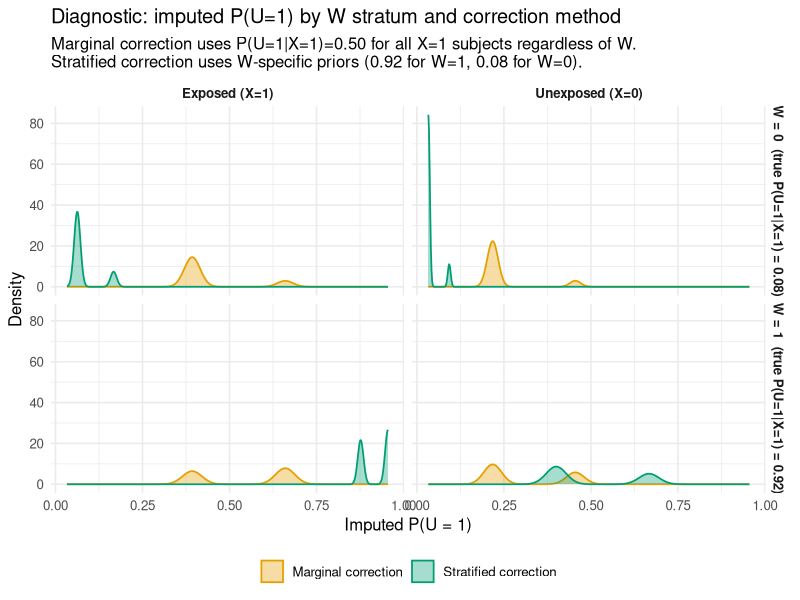
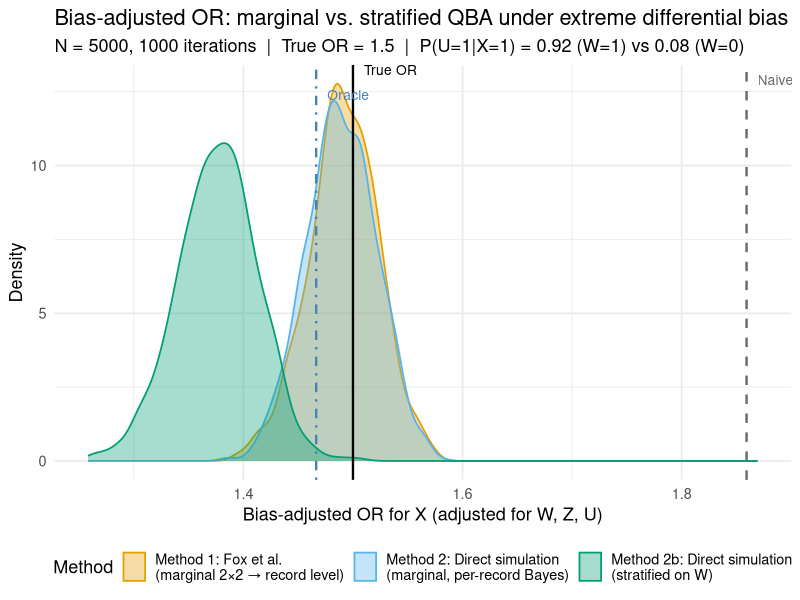
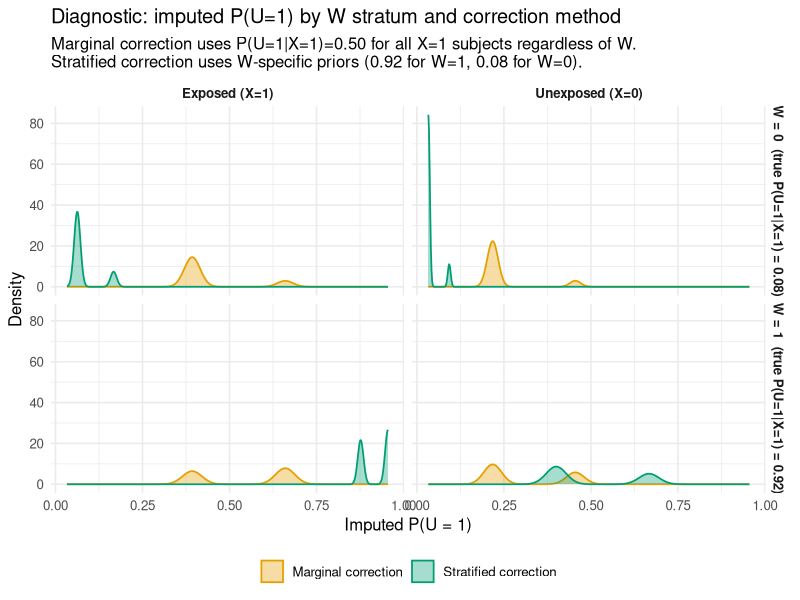
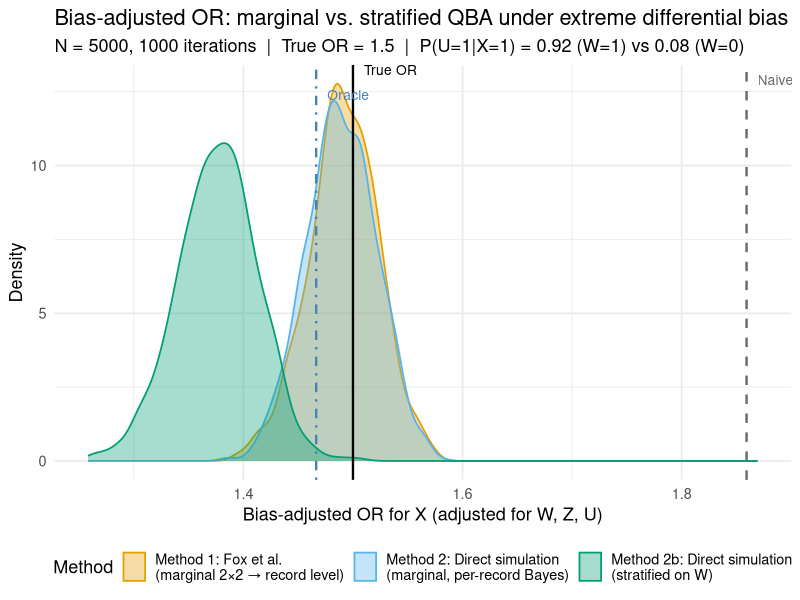

Source code (R) for these figures, in order:
# =============================================================================
# qba-differential-bias-demo.R
#
# Demonstrates the scenario where stratified QBA (Method 2b) clearly
# outperforms the standard marginal correction (Methods 1 & 2).
#
# WHY THE PREVIOUS SCRIPT DIDN'T SHOW A DIFFERENCE:
#   In qba-record-level-comparison.R the differential bias by W was modest
#   (P(U=1|X=1) ranging from 0.50 to 0.70 across W strata). When the bias
#   is that mild and W is in the final regression, the model partially absorbs
#   the imputation errors via the W coefficient. Methods converge.
#
# THE CONDITION THAT MAKES STRATIFICATION MATTER:
#   P(U=1|X) must vary SO dramatically across W that the marginal prior is
#   badly wrong for BOTH subgroups at once:
#
#     P(U=1|X=1, W=1) = 0.92   ← U almost certain among exposed, W=1
#     P(U=1|X=1, W=0) = 0.08   ← U rare among exposed, W=0
#     Marginal P(U=1|X=1)       = 0.50  ← wrong by ~0.40 for BOTH groups
#
#   Even with W in the final regression, such severe mis-imputation creates
#   a spurious U_sim–W correlation that the regression cannot fully untangle.
#
# SETUP:
#   W ~ Bernoulli(0.5)         — measured, included in final model
#   X | W ~ Bernoulli(plogis(-0.5 + 0.8*W))
#   U | X, W:  (extreme differential prevalence)
#     P(U=1|X=1,W=1) = 0.92,  P(U=1|X=1,W=0) = 0.08
#     P(U=1|X=0,W=1) = 0.50,  P(U=1|X=0,W=0) = 0.04
#   Y | X,W,U ~ Bernoulli(plogis(-2 + log(1.5)*X + 0.8*W + log(3)*U))
#     True OR(X→Y) = 1.5,  OR(U→Y) = 3  (strong unmeasured confounder)
#
# WHAT WE EXPECT:
#   Methods 1 & 2 (marginal) will use P(U=1|X=1)=0.50 for all X=1 subjects,
#   massively over-imputing U=1 for W=0 subjects and under-imputing for W=1.
#   This attenuates the recovered U effect and leaves residual confounding by U.
#   Method 2b (stratified) uses the correct W-specific priors and should
#   centre near the oracle.
# =============================================================================

library(tidyverse)

set.seed(2026)

# ── 0. Constants ──────────────────────────────────────────────────────────────

N       <- 5000
n_iter  <- 1000

true_or_xy <- 1.5
true_or_uy <- 3.0    # strong confounder — makes mis-imputation costly

true_p_u <- tribble(
  ~X, ~W,  ~p_u,
   1,  1,   0.92,
   1,  0,   0.08,
   0,  1,   0.50,
   0,  0,   0.04
)

# Marginal P(U=1|X), averaging over W ~ Bernoulli(0.5)
marginal_p1 <- 0.5 * 0.92 + 0.5 * 0.08   # = 0.50
marginal_p0 <- 0.5 * 0.50 + 0.5 * 0.04   # = 0.27

cat("── Bias parameters ───────────────────────────────────────\n")
cat(sprintf("  True P(U=1|X=1,W=1) = %.2f\n", 0.92))
cat(sprintf("  True P(U=1|X=1,W=0) = %.2f\n", 0.08))
cat(sprintf("  Marginal P(U=1|X=1) = %.2f  ← wrong by ±0.42 for each W group\n\n",
            marginal_p1))


# ── 1. Generate data ──────────────────────────────────────────────────────────

dat <- tibble(
  id = 1:N,
  W  = rbinom(N, 1, 0.5),
  Z  = rbinom(N, 1, 0.4)
) |>
  mutate(X = rbinom(N, 1, plogis(-0.5 + 0.8 * W))) |>
  left_join(true_p_u, by = c("X", "W")) |>
  mutate(
    U = rbinom(N, 1, p_u),
    Y = rbinom(N, 1, plogis(-2 + log(true_or_xy)*X + 0.8*W + log(true_or_uy)*U))
  ) |>
  select(id, X, Y, W, Z, U)


# ── 2. Reference models ───────────────────────────────────────────────────────

or_naive  <- glm(Y ~ X + W + Z,     data = dat, family = binomial()) |>
  coef() |> (\(b) exp(b["X"]))()

or_oracle <- glm(Y ~ X + W + Z + U, data = dat, family = binomial()) |>
  coef() |> (\(b) exp(b["X"]))()

cat(sprintf("Naive OR  (ignores U):    %.3f\n", or_naive))
cat(sprintf("Oracle OR (observes U):   %.3f\n", or_oracle))
cat(sprintf("True OR:                  %.3f\n\n", true_or_xy))


# ── 3. Posterior P(U=1|X,Y) helper ───────────────────────────────────────────
# (same function as qba-record-level-comparison.R)

posterior_u1 <- function(y_val, p_x, or_uy, r_x) {
  a    <- (1 - p_x) * (or_uy - 1)
  b    <- p_x * or_uy + (1 - p_x) - r_x * (or_uy - 1)
  cc   <- -r_x
  disc <- pmax(b^2 - 4 * a * cc, 0)

  q <- if_else(
    abs(a) < 1e-10,
    r_x,
    (-b + sqrt(disc)) / (2 * a)
  ) |> pmax(1e-6) |> pmin(1 - 1e-6)

  py_u1 <- (or_uy * q / (1 + (or_uy - 1) * q)) |> pmax(1e-6) |> pmin(1 - 1e-6)
  py_u0 <- q

  lik_u1 <- if_else(y_val == 1, py_u1, 1 - py_u1)
  lik_u0 <- if_else(y_val == 1, py_u0, 1 - py_u0)

  (lik_u1 * p_x) / (lik_u1 * p_x + lik_u0 * (1 - p_x))
}


# ── 4. Methods ────────────────────────────────────────────────────────────────

run_fox <- function(data, bias_p1, bias_p0, bias_or_uy) {
  r1 <- mean(data$Y[data$X == 1])
  r0 <- mean(data$Y[data$X == 0])

  cell_probs <- tribble(
    ~X, ~Y, ~p_u_cell,
     1,  1,  posterior_u1(1, bias_p1, bias_or_uy, r1),
     1,  0,  posterior_u1(0, bias_p1, bias_or_uy, r1),
     0,  1,  posterior_u1(1, bias_p0, bias_or_uy, r0),
     0,  0,  posterior_u1(0, bias_p0, bias_or_uy, r0)
  )

  data |>
    left_join(cell_probs, by = c("X", "Y")) |>
    mutate(U_sim = rbinom(n(), 1, p_u_cell)) |>
    (\(d) glm(Y ~ X + W + Z + U_sim, data = d, family = binomial()))() |>
    coef() |> (\(b) exp(b["X"]))()
}

run_direct <- function(data, bias_p1, bias_p0, bias_or_uy) {
  r1 <- mean(data$Y[data$X == 1])
  r0 <- mean(data$Y[data$X == 0])

  data |>
    mutate(
      p_x   = if_else(X == 1, bias_p1, bias_p0),
      r_x   = if_else(X == 1, r1,      r0),
      p_u   = posterior_u1(Y, p_x, bias_or_uy, r_x),
      U_sim = rbinom(n(), 1, p_u)
    ) |>
    (\(d) glm(Y ~ X + W + Z + U_sim, data = d, family = binomial()))() |>
    coef() |> (\(b) exp(b["X"]))()
}

run_direct_stratified <- function(data, bias_p_u_df, bias_or_uy) {
  r_xw <- data |>
    group_by(X, W) |>
    summarise(r_xw = mean(Y), .groups = "drop")

  data |>
    left_join(bias_p_u_df, by = c("X", "W")) |>
    left_join(r_xw,         by = c("X", "W")) |>
    mutate(
      p_u_post = posterior_u1(Y, p_u, bias_or_uy, r_xw),
      U_sim    = rbinom(n(), 1, p_u_post)
    ) |>
    (\(d) glm(Y ~ X + W + Z + U_sim, data = d, family = binomial()))() |>
    coef() |> (\(b) exp(b["X"]))()
}


# ── 5. Run iterations ─────────────────────────────────────────────────────────

cat("Running", n_iter, "iterations...\n")

results <- map_dfr(seq_len(n_iter), \(i) {
  tibble(
    iteration    = i,
    fox          = run_fox(dat, marginal_p1, marginal_p0, true_or_uy),
    direct       = run_direct(dat, marginal_p1, marginal_p0, true_or_uy),
    direct_strat = run_direct_stratified(dat, true_p_u, true_or_uy)
  )
}, .progress = TRUE)


# ── 6. Summary ────────────────────────────────────────────────────────────────

summary_tbl <- results |>
  pivot_longer(c(fox, direct, direct_strat),
               names_to = "method", values_to = "or") |>
  group_by(method) |>
  summarise(
    median = median(or),
    mean   = mean(or),
    p2.5   = quantile(or, 0.025),
    p97.5  = quantile(or, 0.975),
    .groups = "drop"
  ) |>
  mutate(method = recode(method,
    fox          = "Method 1: Fox et al. (marginal 2×2)",
    direct       = "Method 2: Direct (marginal)",
    direct_strat = "Method 2b: Direct (stratified on W)"
  ))

cat("\n── Results ───────────────────────────────────────────────\n")
cat(sprintf("  True OR:                %.3f\n", true_or_xy))
cat(sprintf("  Naive OR  (ignores U):  %.3f\n", or_naive))
cat(sprintf("  Oracle OR (observes U): %.3f\n\n", or_oracle))
print(summary_tbl, n = Inf)


# ── 7. Diagnostic: show WHY the marginal correction fails ─────────────────────
#
# Plot the imputed P(U=1) values from one iteration, split by W stratum.
# The marginal correction assigns the same posterior to all subjects with
# the same (X, Y) cell, regardless of W. The stratified correction assigns
# different posteriors to W=0 and W=1 subjects in the same (X, Y) cell.

r1 <- mean(dat$Y[dat$X == 1])
r0 <- mean(dat$Y[dat$X == 0])
r_xw <- dat |> group_by(X, W) |> summarise(r_xw = mean(Y), .groups = "drop")

diag_dat <- dat |>
  # Marginal posteriors
  mutate(
    p_x_marg = if_else(X == 1, marginal_p1, marginal_p0),
    r_x_marg = if_else(X == 1, r1, r0),
    p_u_marg = posterior_u1(Y, p_x_marg, true_or_uy, r_x_marg)
  ) |>
  # Stratified posteriors
  left_join(true_p_u |> rename(p_x_strat = p_u), by = c("X", "W")) |>
  left_join(r_xw, by = c("X", "W")) |>
  mutate(p_u_strat = posterior_u1(Y, p_x_strat, true_or_uy, r_xw)) |>
  pivot_longer(c(p_u_marg, p_u_strat),
               names_to = "correction", values_to = "p_u_imputed") |>
  mutate(
    correction = recode(correction,
      p_u_marg  = "Marginal correction",
      p_u_strat = "Stratified correction"
    ),
    W_label = if_else(W == 1, "W = 1  (true P(U=1|X=1) = 0.92)",
                               "W = 0  (true P(U=1|X=1) = 0.08)"),
    X_label = if_else(X == 1, "Exposed (X=1)", "Unexposed (X=0)")
  )

ggplot(diag_dat, aes(x = p_u_imputed, fill = correction, colour = correction)) +
  geom_density(alpha = 0.35, linewidth = 0.6) +
  facet_grid(W_label ~ X_label) +
  scale_fill_manual(values  = c("Marginal correction" = "#E69F00",
                                "Stratified correction" = "#009E73")) +
  scale_colour_manual(values = c("Marginal correction" = "#E69F00",
                                 "Stratified correction" = "#009E73")) +
  labs(
    title    = "Diagnostic: imputed P(U=1) by W stratum and correction method",
    subtitle = paste0(
      "Marginal correction uses P(U=1|X=1)=0.50 for all X=1 subjects regardless of W.\n",
      "Stratified correction uses W-specific priors (0.92 for W=1, 0.08 for W=0)."
    ),
    x      = "Imputed P(U = 1)",
    y      = "Density",
    fill   = NULL,
    colour = NULL
  ) +
  theme_minimal(base_size = 12) +
  theme(legend.position = "bottom",
        strip.text = element_text(face = "bold"))

ggsave("qba-differential-bias-diagnostic.png", width = 9, height = 7, dpi = 150)
cat("\nDiagnostic plot saved to qba-differential-bias-diagnostic.png\n")


# ── 8. Main results plot ──────────────────────────────────────────────────────

plot_dat <- results |>
  pivot_longer(c(fox, direct, direct_strat),
               names_to = "method", values_to = "or") |>
  mutate(method = recode(method,
    fox          = "Method 1: Fox et al.\n(marginal 2×2 → record level)",
    direct       = "Method 2: Direct simulation\n(marginal, per-record Bayes)",
    direct_strat = "Method 2b: Direct simulation\n(stratified on W)"
  ))

ggplot(plot_dat, aes(x = or, fill = method, colour = method)) +
  geom_density(alpha = 0.35, linewidth = 0.6) +
  geom_vline(xintercept = or_naive,    linetype = "dashed",  colour = "grey40",   linewidth = 0.8) +
  geom_vline(xintercept = or_oracle,   linetype = "dotdash", colour = "steelblue",linewidth = 0.8) +
  geom_vline(xintercept = true_or_xy,  linetype = "solid",   colour = "black",    linewidth = 0.8) +
  annotate("text", x = or_naive   + 0.01, y = Inf, vjust = 2,   hjust = 0,
           label = "Naive",    colour = "grey40",    size = 3.5) +
  annotate("text", x = or_oracle  + 0.01, y = Inf, vjust = 3.5, hjust = 0,
           label = "Oracle",   colour = "steelblue", size = 3.5) +
  annotate("text", x = true_or_xy + 0.01, y = Inf, vjust = 1,   hjust = 0,
           label = "True OR",  colour = "black",     size = 3.5) +
  scale_fill_manual(values  = c("#E69F00", "#56B4E9", "#009E73")) +
  scale_colour_manual(values = c("#E69F00", "#56B4E9", "#009E73")) +
  labs(
    title    = "Bias-adjusted OR: marginal vs. stratified QBA under extreme differential bias",
    subtitle = sprintf(
      "N = %d, %d iterations  |  True OR = %.1f  |  P(U=1|X=1) = 0.92 (W=1) vs 0.08 (W=0)",
      N, n_iter, true_or_xy
    ),
    x      = "Bias-adjusted OR for X (adjusted for W, Z, U)",
    y      = "Density",
    fill   = "Method",
    colour = "Method"
  ) +
  theme_minimal(base_size = 13) +
  theme(legend.position = "bottom",
        legend.box      = "vertical")

ggsave("qba-differential-bias-results.png", width = 10, height = 6, dpi = 150)
cat("Results plot saved to qba-differential-bias-results.png\n")
